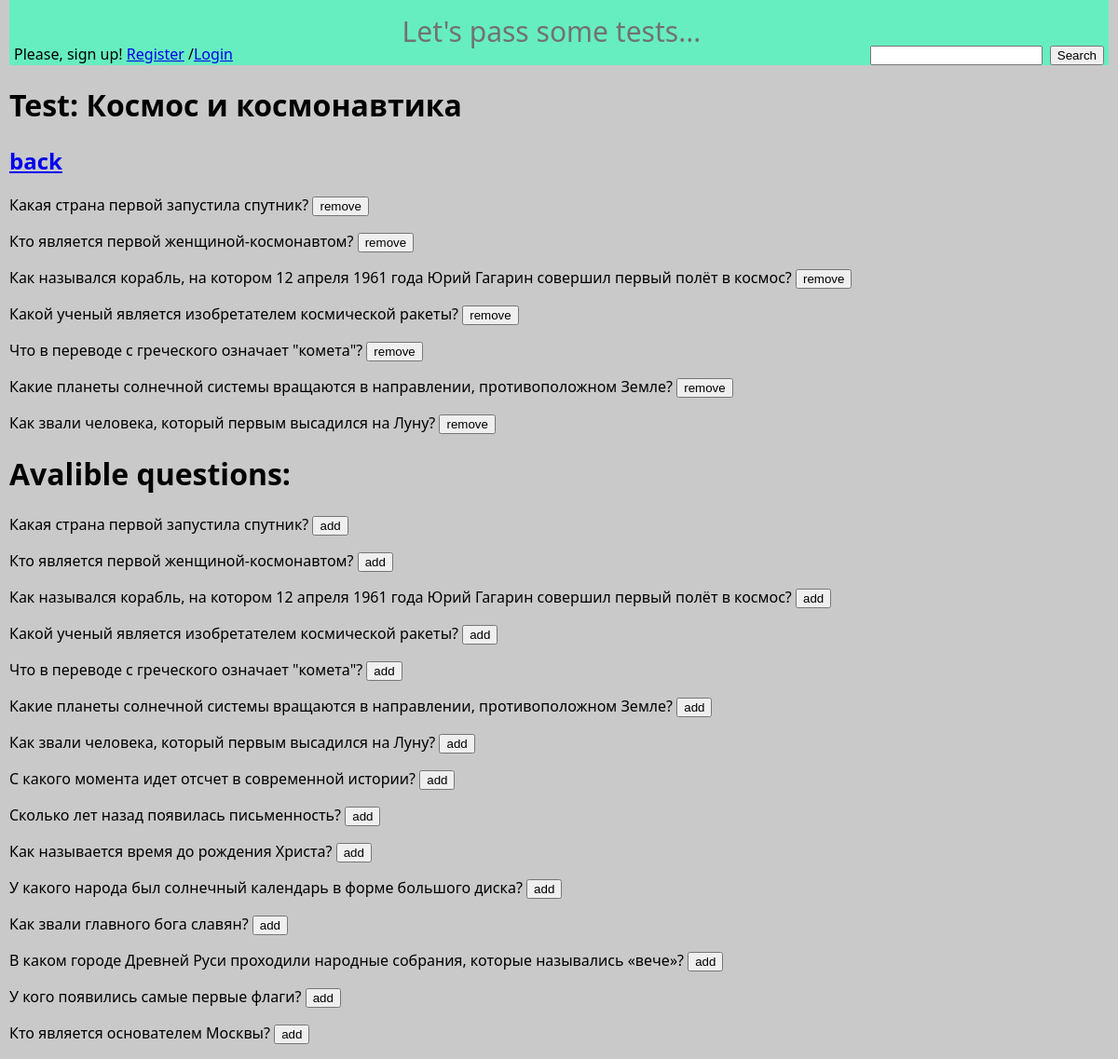
Screenshot of /tests/3/edit with the database file from the repository.
### note/models.py (models this page shows)
class Test(models.Model):
    name = models.CharField(_('name'), max_length=100)
    questions = models.ManyToManyField(Question)
    user = models.ForeignKey(User, on_delete=models.SET_NULL, null=True)
    notes = GenericRelation('NotedItem')
    def __str__(self):
        return f'{self.name}'

class Question(models.Model):
    text = models.CharField(_('text'), max_length=300)
    def __str__(self):
        return f'{self.text}'

### note/views.py (the view)
# urls.py: path('tests/<int:test_id>/edit', views.edit_test, name='edit_test'),
def edit_test(request, test_id):
    context = {}
    if request.method == 'GET':
        test = get_object_or_404(Test, id=test_id)
        test_questions = test.questions.all()
        questions = Question.objects.all()
        context.update(test=test,
                       test_questions=test_questions,
                       questions=questions)
        return render(request, 'test/edit_test.html', context=context)

### note/templates/test/edit_test.html (shortened to what this page needs)
{% extends "test/base.html" %}
{% load i18n %}
{% block content %}
    <div>
        <h1>{% trans "Test:" %} {{ test }}</h1>
        <h2><a href="{% url 'note:detail_of_test' test.id %}" >{% trans "back" %}</a></h2>
        {% for q in test_questions %}
        <form action="{% url 'note:remove_q' test.id q.id %}" method="post">
        <p>{{ q }} <input type="submit" value="{% trans 'remove' %}"/></p>
        {% endfor %}
        <h1>{% trans "Avalible questions:" %}</h1>
        {% if questions %}
        {% for q in questions %}
        </form>
            <form action="{% url 'note:add_q' test.id q.id %}" method="post">
        <p>{{ q }} <input type="submit" value="{% trans 'add' %}" /></p>
        {% endfor %}
        {% else %}
        <h2>{% trans "no questions yet!" %}</h2>
        {% endif %}
        </form>
    </div>
{% endblock %}

### note/static/main_page.css (style rules this page uses)
body { margin: 0; padding-left: 10px; padding-right: 10px; background-color: rgb(201, 201, 201); font-family: 'Segoe UI', Tahoma, Geneva, Verdana, sans-serif; }

### rows the page displays
Test: name "Космос и космонавтика"
Question: text "Какая страна первой запустила спутник?"
Question: text "Кто является первой женщиной-космонавтом?"
Question: text "Как назывался корабль, на котором 12 апреля 1961 года Юрий Гагарин совершил первый полёт в космос?"
Question: text "Какой ученый является изобретателем космической ракеты?"
Question: text "Что в переводе с греческого означает \"комета\"?"
Question: text "Какие планеты солнечной системы вращаются в направлении, противоположном Земле?"
Question: text "Как звали человека, который первым высадился на Луну?"
Question: text "С какого момента идет отсчет в современной истории?"
Question: text "Сколько лет назад появилась письменность?"
Question: text "Как называется время до рождения Христа?"
Question: text "У какого народа был солнечный календарь в форме большого диска?"
Question: text "Как звали главного бога славян?"
Question: text "В каком городе Древней Руси проходили народные собрания, которые назывались «вече»?"
Question: text "У кого появились самые первые флаги?"
Question: text "Кто является основателем Москвы?"
